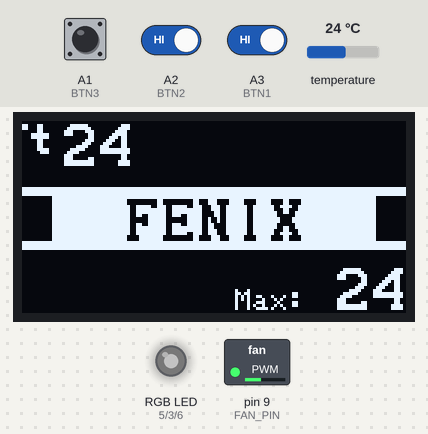
The sketch below on a simulated Arduino Uno, built with avr-gcc and run on an emulated ATmega328P. On the bench: 128×64 one-colour display, switched loads named in the sketch (green lamp = pin HIGH), an RGB LED mixed from three pins (HIGH = lit). Wiring (inferred from the names in the program): SSD1306 OLED at I2C address 0x3C. The test bench sets the inputs (shaded band); at power-on: temperature 24 °C, A2 (BTN2) HIGH, A3 (BTN1) HIGH, A1 (BTN3) HIGH. Dim RGB values are drawn brighter than linear; what the sketch prints to the serial monitor is not drawn.

Above: at 4.7 s.
4.8 s: temperature set to 12 °C
At 6.5 s:
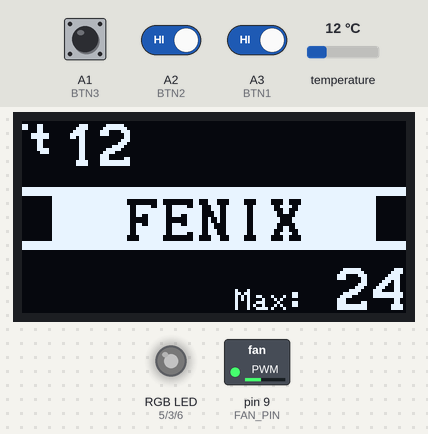
6.8 s: temperature set to 19 °C
At 8.3 s:
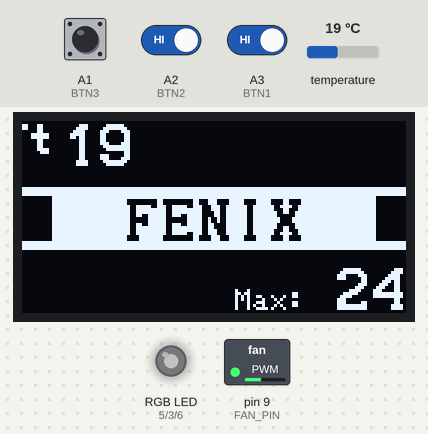
8.6 s: temperature set to 28 °C
At 10.6 s:
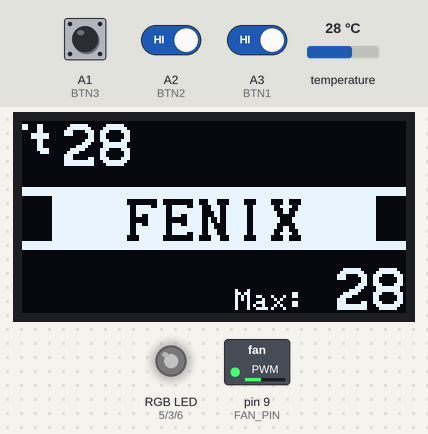
11.2 s: A2 (BTN2) driven LOW and A3 (BTN1) driven LOW
At 13.27 s:
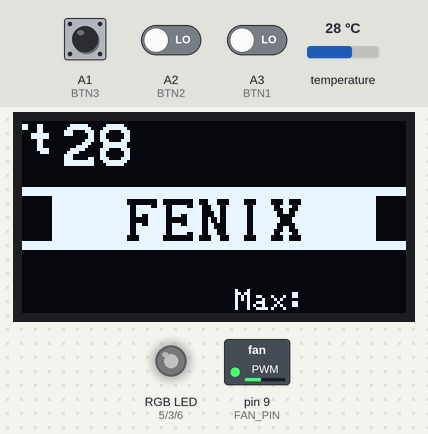
13.5 s: A2 (BTN2) driven HIGH
At 14.3 s:
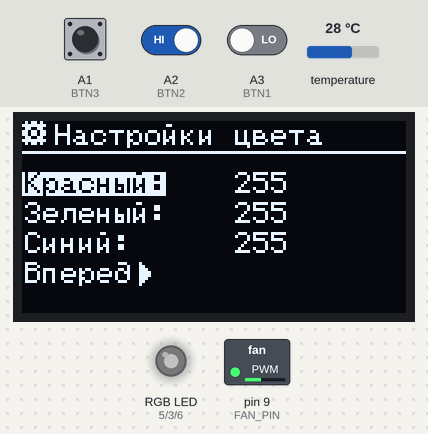
16.9 s: A1 (BTN3) pulled LOW for 3.2 s
At 18.3 s:
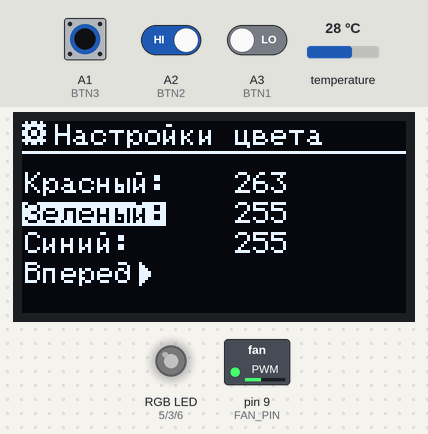
Timing chart, 0 to 21.3 s (numbered marks = the images above; inputs shaded):
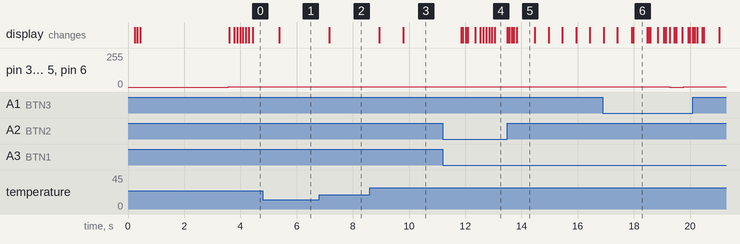

Measured:
- after the input at 4.8 s, the display: changes after 0.58 s (image 1)
- after the input at 6.8 s, the display: changes after 0.36 s (image 2)
- after the input at 8.6 s, the display: first changes after 0.34 s (image 3 shows a later state)
- after the input at 11.2 s, the display: first changes after 0.66 s (image 4 shows a later state)
- after the input at 13.5 s, the display: first differs from a run without the input after 0.33 s (image 5)
- after the input at 16.9 s, pin 3 (G_PIN), pin 5 (R_PIN), pin 6 (B_PIN): 2/255 → 0/255 after 2.4 s, → 2/255 0.51 s later
- what the display in image 5 shows lasts 0.7 s, from 13.8 s to 14.5 s

The sketch:

Shadow.ino
```cpp
// HAKSTER Shadow v2.5


// !ВНИМАНИЕ !WARNING
// (Ихсодный код проекта полностью не оптимизирован)
// TODO: Скоро оптимизирую :)


// -------------------- НАСТРОЙКИ -------------------------
#define dR 0  // Значение цвтетов по умолчанию при первом запуске.
#define dG 0  // Значение цвтетов по умолчанию при первом запуске.
#define dB 0  // Значение цвтетов по умолчанию при первом запуске.
#define minTempD 20 // Значение минимальной температуры при первом запуске
#define maxTempD 60 // Значение максимальной температуры при первом запуске
// -------------------- НАСТРОЙКИ -------------------------

// -------------------- БИБЛИОТЕКИ ------------------------
#include <EEPROM.h>             // библиотека работы с постоянной памятью
#include <iarduino_OLED.h>      // библиотека (Графическая) OLed дисплея 128x64 I2C ssd1306 12864 0.96 дюймов
#include <OneWire.h>            // библиотека протокола датчиков
#include <TimerOne.h>           // библиотека таймера

extern uint8_t SmallFontRus[];  // Подключаем шрифт SmallFontRus.
extern uint8_t MediumFont[];    // Подключаем шрифт MediumFont.
extern uint8_t Img_Settings[];  // Подключаем изображение иконки настроек Img_Settings.
extern uint8_t Img_Arrow_left[];
extern uint8_t Img_Arrow_right[];

const uint8_t myImageInRAM[] = // Создаём массив myImageInRAM содержащий изображение смайлика. Массив хранится в области ОЗУ (RAM).
{   10, 10,           //
    B00000011,        //
    B00000011,        //
    B00000000,        //
    B00011000,        //
    B00011000,        //
    B11111111,        //
    B11111111,        //
    B00011000,        //
    B00011000,        //
    B00000000,        //

    B00000000,        //
    B00000000,        //
    B00000000,        //
    B00000000,        //
    B00000000,        //
    B00000001,        //
    B00000011,        //
    B00000011,        //
    B00000011,        //
    B00000000//
};

// -------------------- БИБЛИОТЕКИ ------------------------

// ----------------------- ПИНЫ ---------------------------
#define FAN_PIN 9               // на мосфет вентиляторов
#define R_PIN 5                 // на мосфет ленты, красный
#define G_PIN 3                 // на мосфет ленты, зелёный
#define B_PIN 6                 // на мосфет ленты, синий
#define BTN1 A3                 // первая кнопка
#define BTN2 A2                 // вторая кнопка
#define BTN3 A1                 // вторая кнопка
OneWire ds(14);                 // датчик температуры
iarduino_OLED myOLED(0x3C);     // Объявляем объект myOLED, указывая адрес дисплея на шине I2C: 0x78 (если учитывать бит RW=0).
// ----------------------- ПИНЫ ---------------------------

// -------------------- ПЕРЕМЕННЫЕ ------------------------
int temperature, R, G, B, minTemp, maxTemp, time_menu, max_now_temp;
long lastUpdateTime = 0; // Переменная для хранения времени последнего считывания с датчика
const int TEMP_UPDATE_TIME = 100; // Определяем периодичность проверок
boolean btn1_sig, btn2_sig, btn3_sig,  menu_flag;
int i = 0;
// -------------------- ПЕРЕМЕННЫЕ ------------------------


void setup() {
  Serial.begin(9600);
  myOLED.begin();
  Timer1.initialize(40);   // поставить частоту ШИМ 25 кГц (40 микросекунд)

  pinMode(R_PIN, OUTPUT);
  pinMode(G_PIN, OUTPUT);
  pinMode(B_PIN, OUTPUT);
  digitalWrite(R_PIN, 0);
  digitalWrite(G_PIN, 0);
  digitalWrite(B_PIN, 0);
  pinMode(BTN1, INPUT_PULLUP);
  pinMode(BTN2, INPUT_PULLUP);
  pinMode(BTN3, INPUT_PULLUP);

if (!EEPROM.read(0)){
  EEPROM.write(0, 1);
  EEPROM.write(1, dR);
  EEPROM.write(2, dG);
  EEPROM.write(3, dB);
  EEPROM.write(4, minTempD);
  EEPROM.write(5, maxTempD);

  R = EEPROM.read(1);
  G = EEPROM.read(2);
  B = EEPROM.read(3);
  minTemp = EEPROM.read(4);
  maxTemp = EEPROM.read(5);

}
  R = EEPROM.read(1);
  G = EEPROM.read(2);
  B = EEPROM.read(3);
  minTemp = EEPROM.read(4);
  maxTemp = EEPROM.read(5);

  Timer1.pwm(FAN_PIN, 400);
  temperature = 0;
  myOLED.setFont(MediumFont);
  myOLED.invText();                                   // Указываем что цвет текста выводимого после данной функции должен быть инвертирован.
  myOLED.print("SHADOW LED", OLED_C, 31);             // Выводим текст по центру экрана, координата нижней части текста по оси Y равна 31. Текст будет написан черными буквами на белом фоне.
  myOLED.invText(false);
  myOLED.setFont(SmallFontRus);
  myOLED.print("*** by  HAKSTER ***", OLED_C, 40);
  myOLED.print("v:2.11", OLED_C, 60);
  delay(3000);
  myOLED.clrScr();
}
// ------------------------------ ОСНОВНОЙ ЦИКЛ -------------------------------
void loop() {
detectTemperature();
LEDcontrol();
buttonsTick();
OledControl();
}
// ------------------------------ ОСНОВНОЙ ЦИКЛ -------------------------------

// ---- Функция получение значений температуры с датчика DS18b20
int detectTemperature(){

  byte data[2];
  ds.reset();
  ds.write(0xCC);
  ds.write(0x44);

  if (millis() - lastUpdateTime > TEMP_UPDATE_TIME)
  {
    lastUpdateTime = millis();
    ds.reset();
    ds.write(0xCC);
    ds.write(0xBE);
    data[0] = ds.read();
    data[1] = ds.read();

    // Формируем значение
    temperature = (data[1] << 8) + data[0]; temperature = temperature >> 4;

  }
}

// ---- Функция парсинга данных полученых с serial порта
// Пока не используется
void parsing(){
  while (Serial.available() > 0) {
    if  (int ser = Serial.parseInt()){

    }
  }
}

// ---- Функция управления RGB лентой
void LEDcontrol() {

  int b = map(temperature,minTemp,maxTemp, 0, 250);
  b = constrain(b, 0, 250);

  int Rf = (b * R / 100);
  int Gf = (b * G / 100);
  int Bf = (b * B / 100);

  // Исправление бага с миганием разными цветами на высокой температуре
  if(Rf >= 255 || Rf < 0){
    Rf = 255;
  }
  if(Gf >= 255 || Gf < 0){
    Gf = 255;
  }
  if(Bf >= 255 || Bf < 0){
    Bf = 255;
  }

  analogWrite(R_PIN, Rf);
  analogWrite(G_PIN, Gf);
  analogWrite(B_PIN, Bf);
}

// ---- Функция обработки нажатия кнопок
void buttonsTick() {
  btn1_sig = !digitalRead(BTN1);
  btn2_sig = !digitalRead(BTN2);
  btn3_sig = !digitalRead(BTN3);

  if (btn1_sig && btn2_sig){
    time_menu = 0;
    myOLED.clrScr();
    time_menu = 0;
    menu_flag = !menu_flag;
    if(menu_flag){
    EEPROM.update(1, R);
    EEPROM.update(2, G);
    EEPROM.update(3, B);
    EEPROM.update(4, minTemp);
    EEPROM.update(5, maxTemp);
    }
  }

}

// ---- Функция вывода на Oled экран
// TODO: Оптимизировать!!!
void OledControl(){

  if(menu_flag){
    int menuNamber[2];

        switch (i) {
         case 4:

              myOLED.update();
              myOLED.setFont(SmallFontRus);
              myOLED.drawImage(Img_Settings, OLED_L, OLED_T);
              myOLED.print("Настройки диапазона"    ,      10, 8);
              myOLED.drawLine   (0, 10, 128, 10,        1);
              myOLED.print("Мин. темп:"    ,      0, 24);
              myOLED.print(minTemp    ,      70, 24);
              myOLED.invText();
              myOLED.print("Макс. темп:"    ,      0, 34);
              myOLED.invText(false);
              myOLED.print(maxTemp    ,      70, 34);
              myOLED.drawImage(Img_Arrow_left, 0, 44);
              myOLED.print("Назад"    ,      8, 44);
              if (btn1_sig){
                maxTemp++;
              }
              if (btn2_sig){
                maxTemp--;
              }
            break;
         case 3:

              myOLED.update();
              myOLED.setFont(SmallFontRus);
              myOLED.drawImage(Img_Settings, OLED_L, OLED_T);
              myOLED.print("Настройки диапазона"    ,      10, 8);
              myOLED.drawLine   (0, 10, 128, 10,        1);
              myOLED.invText();
              myOLED.print("Мин темп:"    ,      0, 24);
              myOLED.invText(false);
              myOLED.print(minTemp    ,      70, 24);
              myOLED.print("Макс темп:"    ,      0, 34);
              myOLED.print(maxTemp    ,      70, 34);
              myOLED.drawImage(Img_Arrow_left, 0, 44);
              myOLED.print("Назад"    ,      8, 44);
              if (btn1_sig){
                minTemp++;
              }
              if (btn2_sig){
                minTemp--;
              }
            break;
         case 2:

              myOLED.update();
              myOLED.setFont(SmallFontRus);
              myOLED.drawImage(Img_Settings, OLED_L, OLED_T);
              myOLED.print("Настройки цвета"    ,      10, 8);
              myOLED.drawLine   (0, 10, 128, 10,        1);
              myOLED.print("Красный:"    ,      0, 24);
              myOLED.print(R    ,      70, 24);
              myOLED.print("Зеленый:"    ,      0, 34);
              myOLED.print(G    ,      70, 34);
              myOLED.invText();
              myOLED.print("Синий:"    ,      0, 44);
              myOLED.invText(false);
              myOLED.print(B    ,      70, 44);
              myOLED.drawImage(Img_Arrow_right, 37, 54);
              myOLED.print("Вперед"    ,      0, 54);
              if (btn1_sig){
                B++;
              }
              if (btn2_sig){
                B--;
              }
            break;
         case 1:
              myOLED.update();
              myOLED.setFont(SmallFontRus);
              myOLED.drawImage(Img_Settings, OLED_L, OLED_T);
              myOLED.print("Настройки цвета"    ,      10, 8);
              myOLED.drawLine   (0, 10, 128, 10,        1);

              myOLED.print("Красный:"    ,      0, 24);
              myOLED.print(R    ,      70, 24);
              myOLED.invText();
              myOLED.print("Зеленый:"    ,      0, 34);
              myOLED.invText(false);
              myOLED.print(G    ,      70, 34);
              myOLED.print("Синий:"    ,      0, 44);
              myOLED.print(B    ,      70, 44);
              myOLED.drawImage(Img_Arrow_right, 37, 54);
              myOLED.print("Вперед"    ,      0, 54);
              if (btn1_sig){
                G++;
              }
              if (btn2_sig){
                G--;
              }
            break;
         default:
              myOLED.update();
              myOLED.setFont(SmallFontRus);
              myOLED.drawImage(Img_Settings, OLED_L, OLED_T);
              myOLED.print("Настройки цвета"    ,      10, 8);
              myOLED.drawLine   (0, 10, 128, 10,        1);
              myOLED.invText();
              myOLED.print("Красный:"    ,      0, 24);
              myOLED.invText(false);
              myOLED.print(R    ,      70, 24);
              myOLED.print("Зеленый:"    ,      0, 34);
              myOLED.print(G    ,      70, 34);
              myOLED.print("Синий:"    ,      0, 44);
              myOLED.print(B    ,      70, 44);
              myOLED.drawImage(Img_Arrow_right, 37, 54);
              myOLED.print("Вперед"    ,      0, 54);
              if (btn1_sig){
                R++;
              }
              if (btn2_sig){
                R--;
              }
          }

          time_menu = time_menu + 1;
          if  (btn1_sig || btn2_sig || btn3_sig){
            time_menu = 0;
          }
          Serial.println(time_menu, DEC);
          if (time_menu == 50){
            i = 0;
            myOLED.clrScr();
            menu_flag = !menu_flag;
            EEPROM.update(1, R);
            EEPROM.update(2, G);
            EEPROM.update(3, B);
            EEPROM.update(4, minTemp);
            EEPROM.update(5, maxTemp);

            }
         if (btn3_sig){

          i++;
          if  (i > 4) { i = 0;
          myOLED.clrScr();
          }
          if (i == 3){
            myOLED.clrScr();
          }


          delay(10);
          myOLED.update();
        }

    }else{
      myOLED.update();// Обновляем информацию на дисплее.
      myOLED.setFont(MediumFont);
      myOLED.drawImage(myImageInRAM, 0, 10, IMG_RAM);
      myOLED.print(temperature, 13, OLED_T);
      if(temperature > max_now_temp){
        max_now_temp = temperature;
      }
      myOLED.drawLine   (0, 24, 128, 24,        1);
      myOLED.drawLine   (0, 23, 128, 23,        1);
      myOLED.drawLine   (0, 22, 128, 22,        1);
        myOLED.invText();
      myOLED.print("  FENIX  ", OLED_C, OLED_C);
        myOLED.invText(false);
      myOLED.drawLine   (0, 40, 128, 40,        1);
       myOLED.drawLine   (0, 41, 128, 41,        1);
       myOLED.drawLine   (0, 42, 128, 42,        1);

//myOLED.drawCircle (80, 30,       5, true,  1);
      myOLED.setFont(SmallFontRus);
      myOLED.print("Max:", 70, OLED_B);
      myOLED.setFont(MediumFont);
      myOLED.print(max_now_temp, OLED_R, OLED_B);
      if(temperature < 100){
          myOLED.print("  ", 38, OLED_T);
        }else{
          }
    }
}
```

Source omitted: DefaultFonts.c (data table, 73705 bytes), DefaultImage.c (11189 bytes)
